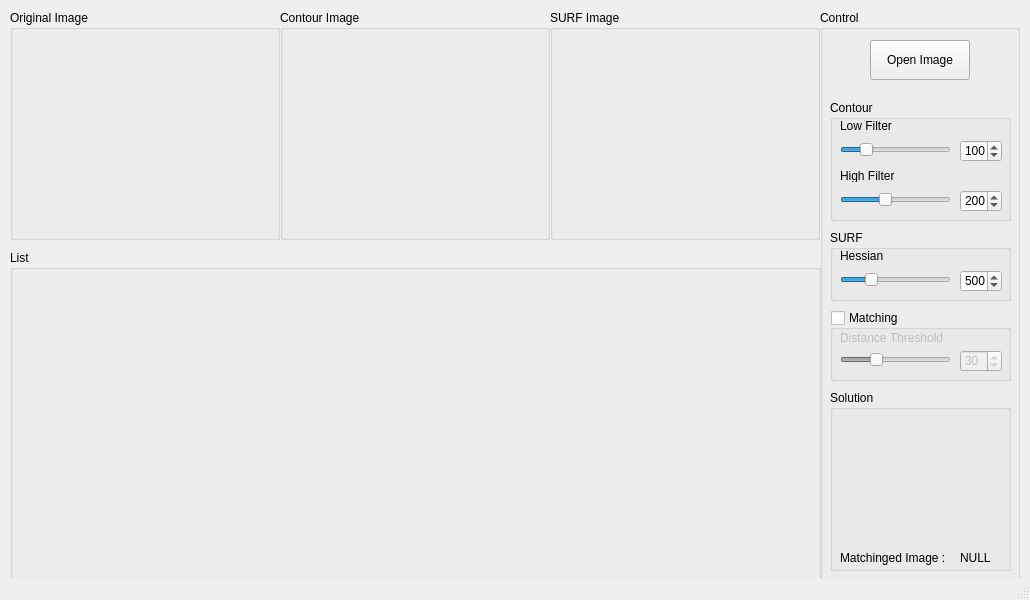
<?xml version="1.0" encoding="UTF-8"?>
<ui version="4.0">
 <class>MainWindow</class>
 <widget class="QMainWindow" name="MainWindow">
  <property name="geometry">
   <rect>
    <x>0</x>
    <y>0</y>
    <width>1030</width>
    <height>600</height>
   </rect>
  </property>
  <property name="windowTitle">
   <string>MainWindow</string>
  </property>
  <widget class="QWidget" name="centralWidget">
   <widget class="QGroupBox" name="Box_OriginalImage">
    <property name="geometry">
     <rect>
      <x>10</x>
      <y>10</y>
      <width>270</width>
      <height>230</height>
     </rect>
    </property>
    <property name="title">
     <string>Original Image</string>
    </property>
    <widget class="QLabel" name="Label_Original">
     <property name="geometry">
      <rect>
       <x>10</x>
       <y>20</y>
       <width>250</width>
       <height>200</height>
      </rect>
     </property>
     <property name="text">
      <string/>
     </property>
    </widget>
   </widget>
   <widget class="QGroupBox" name="Box_Control">
    <property name="geometry">
     <rect>
      <x>820</x>
      <y>10</y>
      <width>200</width>
      <height>570</height>
     </rect>
    </property>
    <property name="title">
     <string>Control</string>
    </property>
    <widget class="QPushButton" name="Button_Open">
     <property name="geometry">
      <rect>
       <x>50</x>
       <y>30</y>
       <width>100</width>
       <height>40</height>
      </rect>
     </property>
     <property name="text">
      <string>Open Image</string>
     </property>
    </widget>
    <widget class="QGroupBox" name="groupBox">
     <property name="geometry">
      <rect>
       <x>10</x>
       <y>90</y>
       <width>181</width>
       <height>121</height>
      </rect>
     </property>
     <property name="title">
      <string>Contour</string>
     </property>
     <widget class="QSlider" name="Slider_LowFilter">
      <property name="geometry">
       <rect>
        <x>10</x>
        <y>40</y>
        <width>111</width>
        <height>19</height>
       </rect>
      </property>
      <property name="maximum">
       <number>500</number>
      </property>
      <property name="value">
       <number>100</number>
      </property>
      <property name="orientation">
       <enum>Qt::Horizontal</enum>
      </property>
     </widget>
     <widget class="QLabel" name="label">
      <property name="geometry">
       <rect>
        <x>10</x>
        <y>20</y>
        <width>56</width>
        <height>12</height>
       </rect>
      </property>
      <property name="text">
       <string>Low Filter</string>
      </property>
     </widget>
     <widget class="QSpinBox" name="Spin_LowFilter">
      <property name="geometry">
       <rect>
        <x>130</x>
        <y>40</y>
        <width>42</width>
        <height>22</height>
       </rect>
      </property>
      <property name="maximum">
       <number>500</number>
      </property>
      <property name="value">
       <number>100</number>
      </property>
     </widget>
     <widget class="QLabel" name="label_2">
      <property name="geometry">
       <rect>
        <x>10</x>
        <y>70</y>
        <width>56</width>
        <height>12</height>
       </rect>
      </property>
      <property name="text">
       <string>High Filter</string>
      </property>
     </widget>
     <widget class="QSlider" name="Slider_HighFilter">
      <property name="geometry">
       <rect>
        <x>10</x>
        <y>90</y>
        <width>111</width>
        <height>19</height>
       </rect>
      </property>
      <property name="maximum">
       <number>500</number>
      </property>
      <property name="value">
       <number>200</number>
      </property>
      <property name="orientation">
       <enum>Qt::Horizontal</enum>
      </property>
     </widget>
     <widget class="QSpinBox" name="Spin_HighFilter">
      <property name="geometry">
       <rect>
        <x>130</x>
        <y>90</y>
        <width>42</width>
        <height>22</height>
       </rect>
      </property>
      <property name="maximum">
       <number>500</number>
      </property>
      <property name="value">
       <number>200</number>
      </property>
     </widget>
    </widget>
    <widget class="QGroupBox" name="groupBox_2">
     <property name="geometry">
      <rect>
       <x>10</x>
       <y>220</y>
       <width>181</width>
       <height>71</height>
      </rect>
     </property>
     <property name="title">
      <string>SURF</string>
     </property>
     <widget class="QSlider" name="Slider_Hessian">
      <property name="geometry">
       <rect>
        <x>10</x>
        <y>40</y>
        <width>111</width>
        <height>19</height>
       </rect>
      </property>
      <property name="maximum">
       <number>2000</number>
      </property>
      <property name="pageStep">
       <number>50</number>
      </property>
      <property name="value">
       <number>500</number>
      </property>
      <property name="orientation">
       <enum>Qt::Horizontal</enum>
      </property>
     </widget>
     <widget class="QLabel" name="label_3">
      <property name="geometry">
       <rect>
        <x>10</x>
        <y>20</y>
        <width>56</width>
        <height>12</height>
       </rect>
      </property>
      <property name="text">
       <string>Hessian</string>
      </property>
     </widget>
     <widget class="QSpinBox" name="Spin_Hessian">
      <property name="geometry">
       <rect>
        <x>130</x>
        <y>40</y>
        <width>42</width>
        <height>22</height>
       </rect>
      </property>
      <property name="maximum">
       <number>2000</number>
      </property>
      <property name="value">
       <number>500</number>
      </property>
     </widget>
    </widget>
    <widget class="QGroupBox" name="Box_Matching">
     <property name="geometry">
      <rect>
       <x>10</x>
       <y>300</y>
       <width>181</width>
       <height>71</height>
      </rect>
     </property>
     <property name="title">
      <string>Matching</string>
     </property>
     <property name="checkable">
      <bool>true</bool>
     </property>
     <property name="checked">
      <bool>false</bool>
     </property>
     <widget class="QSlider" name="Slider_Matching">
      <property name="geometry">
       <rect>
        <x>10</x>
        <y>40</y>
        <width>111</width>
        <height>19</height>
       </rect>
      </property>
      <property name="maximum">
       <number>100</number>
      </property>
      <property name="pageStep">
       <number>1</number>
      </property>
      <property name="value">
       <number>30</number>
      </property>
      <property name="orientation">
       <enum>Qt::Horizontal</enum>
      </property>
     </widget>
     <widget class="QLabel" name="label_5">
      <property name="geometry">
       <rect>
        <x>10</x>
        <y>20</y>
        <width>111</width>
        <height>16</height>
       </rect>
      </property>
      <property name="text">
       <string>Distance Threshold</string>
      </property>
     </widget>
     <widget class="QSpinBox" name="Spin_Matching">
      <property name="geometry">
       <rect>
        <x>130</x>
        <y>40</y>
        <width>42</width>
        <height>22</height>
       </rect>
      </property>
      <property name="maximum">
       <number>100</number>
      </property>
      <property name="value">
       <number>30</number>
      </property>
     </widget>
    </widget>
    <widget class="QGroupBox" name="Box_Solution">
     <property name="geometry">
      <rect>
       <x>10</x>
       <y>380</y>
       <width>181</width>
       <height>181</height>
      </rect>
     </property>
     <property name="title">
      <string>Solution</string>
     </property>
     <widget class="QLabel" name="Label_Solution">
      <property name="geometry">
       <rect>
        <x>10</x>
        <y>20</y>
        <width>160</width>
        <height>130</height>
       </rect>
      </property>
      <property name="text">
       <string/>
      </property>
     </widget>
     <widget class="QLabel" name="label_6">
      <property name="geometry">
       <rect>
        <x>10</x>
        <y>160</y>
        <width>121</width>
        <height>16</height>
       </rect>
      </property>
      <property name="text">
       <string>Matchinged Image :</string>
      </property>
     </widget>
     <widget class="QLabel" name="TextLabel_Solution">
      <property name="geometry">
       <rect>
        <x>130</x>
        <y>160</y>
        <width>31</width>
        <height>16</height>
       </rect>
      </property>
      <property name="text">
       <string>NULL</string>
      </property>
     </widget>
    </widget>
   </widget>
   <widget class="QGroupBox" name="Box_ContourImage">
    <property name="geometry">
     <rect>
      <x>280</x>
      <y>10</y>
      <width>270</width>
      <height>230</height>
     </rect>
    </property>
    <property name="title">
     <string>Contour Image</string>
    </property>
    <widget class="QLabel" name="Label_Contour">
     <property name="geometry">
      <rect>
       <x>10</x>
       <y>20</y>
       <width>250</width>
       <height>200</height>
      </rect>
     </property>
     <property name="text">
      <string/>
     </property>
    </widget>
   </widget>
   <widget class="QGroupBox" name="Box_SURFImage">
    <property name="geometry">
     <rect>
      <x>550</x>
      <y>10</y>
      <width>270</width>
      <height>230</height>
     </rect>
    </property>
    <property name="title">
     <string>SURF Image</string>
    </property>
    <widget class="QLabel" name="Label_SURF">
     <property name="geometry">
      <rect>
       <x>10</x>
       <y>20</y>
       <width>250</width>
       <height>200</height>
      </rect>
     </property>
     <property name="text">
      <string/>
     </property>
    </widget>
   </widget>
   <widget class="QGroupBox" name="Box_List">
    <property name="geometry">
     <rect>
      <x>10</x>
      <y>250</y>
      <width>811</width>
      <height>331</height>
     </rect>
    </property>
    <property name="title">
     <string>List</string>
    </property>
    <widget class="QLabel" name="Label_List">
     <property name="geometry">
      <rect>
       <x>10</x>
       <y>20</y>
       <width>790</width>
       <height>300</height>
      </rect>
     </property>
     <property name="text">
      <string/>
     </property>
    </widget>
   </widget>
  </widget>
  <widget class="QStatusBar" name="statusBar"/>
 </widget>
 <layoutdefault spacing="6" margin="11"/>
 <resources/>
 <connections/>
</ui>
